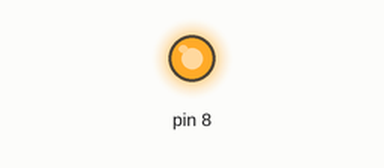
This sketch was run on a simulated Arduino Uno, built with avr-gcc and run on an emulated ATmega328P. Parts: output pins drawn as LEDs (lit = HIGH).

Above: at 1.7 s.
At 4.5 s:
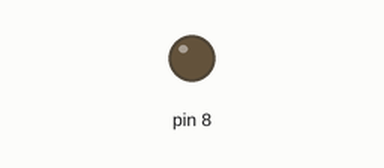
Timing chart, 0 to 7.2 s (numbered marks = the images above):
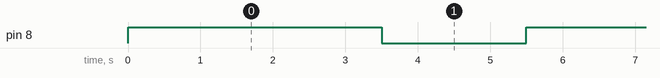

The sketch:

sketch_jun02a.ino
```cpp
void setup() {

pinMode(8, OUTPUT);
}

void loop() {
digitalWrite(8, HIGH);
delay(3500);
digitalWrite(8, LOW);
delay(2000);
}
```

Measured:
- by itself, pin 8: alternates HIGH for 3.5 s and LOW for 2.0 s
